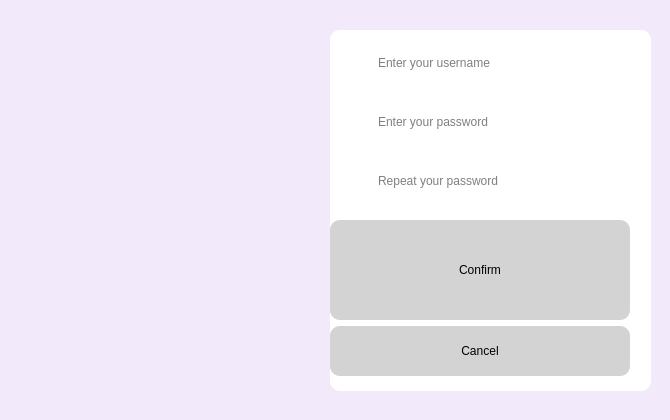
<?xml version="1.0" encoding="UTF-8"?>
<ui version="4.0">
 <class>Register</class>
 <widget class="QWidget" name="Register">
  <property name="geometry">
   <rect>
    <x>0</x>
    <y>0</y>
    <width>670</width>
    <height>420</height>
   </rect>
  </property>
  <property name="minimumSize">
   <size>
    <width>670</width>
    <height>420</height>
   </size>
  </property>
  <property name="maximumSize">
   <size>
    <width>670</width>
    <height>420</height>
   </size>
  </property>
  <property name="windowTitle">
   <string>ChatTime Register</string>
  </property>
  <property name="styleSheet">
   <string notr="true">background-color: rgb(242, 233, 250);</string>
  </property>
  <widget class="QWidget" name="widget" native="true">
   <property name="geometry">
    <rect>
     <x>330</x>
     <y>30</y>
     <width>321</width>
     <height>361</height>
    </rect>
   </property>
   <property name="styleSheet">
    <string notr="true">background-color: rgb(255, 255, 255);
border-radius: 10px;</string>
   </property>
   <layout class="QGridLayout" name="gridLayout">
    <item row="0" column="0">
     <layout class="QHBoxLayout" name="horizontalLayout">
      <item>
       <widget class="QLabel" name="usernameLabel">
        <property name="minimumSize">
         <size>
          <width>40</width>
          <height>40</height>
         </size>
        </property>
        <property name="maximumSize">
         <size>
          <width>40</width>
          <height>40</height>
         </size>
        </property>
        <property name="text">
         <string/>
        </property>
        <property name="pixmap">
         <pixmap resource="resources.qrc">:/images/username2.svg</pixmap>
        </property>
        <property name="scaledContents">
         <bool>true</bool>
        </property>
       </widget>
      </item>
      <item>
       <widget class="QLineEdit" name="regUsernameInput">
        <property name="placeholderText">
         <string>Enter your username</string>
        </property>
       </widget>
      </item>
     </layout>
    </item>
    <item row="1" column="0">
     <layout class="QHBoxLayout" name="horizontalLayout_2">
      <item>
       <widget class="QLabel" name="passwordLabel">
        <property name="minimumSize">
         <size>
          <width>40</width>
          <height>40</height>
         </size>
        </property>
        <property name="maximumSize">
         <size>
          <width>40</width>
          <height>40</height>
         </size>
        </property>
        <property name="text">
         <string/>
        </property>
        <property name="pixmap">
         <pixmap resource="resources.qrc">:/images/password2.svg</pixmap>
        </property>
        <property name="scaledContents">
         <bool>true</bool>
        </property>
       </widget>
      </item>
      <item>
       <widget class="QLineEdit" name="regPwdInput">
        <property name="echoMode">
         <enum>QLineEdit::Password</enum>
        </property>
        <property name="placeholderText">
         <string>Enter your password</string>
        </property>
       </widget>
      </item>
     </layout>
    </item>
    <item row="2" column="0">
     <layout class="QHBoxLayout" name="horizontalLayout_3">
      <item>
       <widget class="QLabel" name="repeatPwdLabel">
        <property name="sizePolicy">
         <sizepolicy hsizetype="Fixed" vsizetype="Fixed">
          <horstretch>0</horstretch>
          <verstretch>0</verstretch>
         </sizepolicy>
        </property>
        <property name="minimumSize">
         <size>
          <width>40</width>
          <height>40</height>
         </size>
        </property>
        <property name="maximumSize">
         <size>
          <width>40</width>
          <height>40</height>
         </size>
        </property>
        <property name="text">
         <string/>
        </property>
        <property name="pixmap">
         <pixmap resource="resources.qrc">:/images/check2.svg</pixmap>
        </property>
        <property name="scaledContents">
         <bool>true</bool>
        </property>
       </widget>
      </item>
      <item>
       <widget class="QLineEdit" name="regRepeatPwdInput">
        <property name="echoMode">
         <enum>QLineEdit::Password</enum>
        </property>
        <property name="placeholderText">
         <string>Repeat your password</string>
        </property>
       </widget>
      </item>
     </layout>
    </item>
    <item row="3" column="0">
     <layout class="QVBoxLayout" name="verticalLayout">
      <item>
       <widget class="QPushButton" name="confirmBtn">
        <property name="minimumSize">
         <size>
          <width>300</width>
          <height>100</height>
         </size>
        </property>
        <property name="maximumSize">
         <size>
          <width>300</width>
          <height>100</height>
         </size>
        </property>
        <property name="styleSheet">
         <string notr="true">QPushButton {
        border: none;
        background-color: lightgray;
    }
    QPushButton:hover {
        background-color: gray;
    }
    QPushButton:pressed {
        background-color: darkgray;
    }</string>
        </property>
        <property name="text">
         <string>Confirm</string>
        </property>
       </widget>
      </item>
      <item>
       <widget class="QPushButton" name="cancelBtn">
        <property name="minimumSize">
         <size>
          <width>300</width>
          <height>50</height>
         </size>
        </property>
        <property name="maximumSize">
         <size>
          <width>300</width>
          <height>50</height>
         </size>
        </property>
        <property name="styleSheet">
         <string notr="true">QPushButton {
        border: none;
        background-color: lightgray;
    }
    QPushButton:hover {
        background-color: gray;
    }
    QPushButton:pressed {
        background-color: darkgray;
    }</string>
        </property>
        <property name="text">
         <string>Cancel</string>
        </property>
       </widget>
      </item>
     </layout>
    </item>
   </layout>
  </widget>
  <widget class="QLabel" name="label_2">
   <property name="geometry">
    <rect>
     <x>20</x>
     <y>20</y>
     <width>300</width>
     <height>400</height>
    </rect>
   </property>
   <property name="minimumSize">
    <size>
     <width>300</width>
     <height>400</height>
    </size>
   </property>
   <property name="maximumSize">
    <size>
     <width>300</width>
     <height>400</height>
    </size>
   </property>
   <property name="text">
    <string/>
   </property>
   <property name="pixmap">
    <pixmap resource="resources.qrc">:/images/loginreg.png</pixmap>
   </property>
   <property name="scaledContents">
    <bool>true</bool>
   </property>
  </widget>
 </widget>
 <resources>
  <include location="resources.qrc"/>
 </resources>
 <connections/>
</ui>
